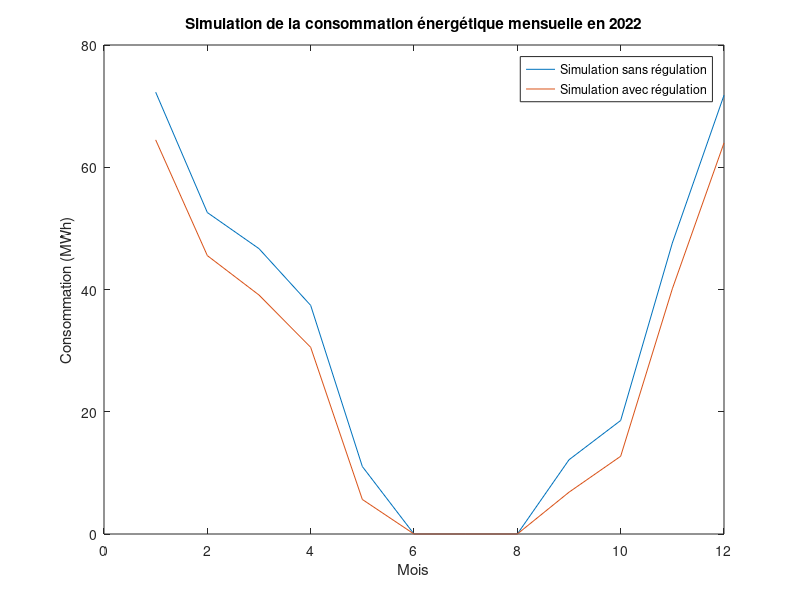

MATLAB code for this plot:
clear
close
clc

U_murs1 = 0.38; % Coefficient de transmission thermique (W/m².K)
U_murs2 = 0.38;
U_vitres = 2.70;

A_fenetres = 137.72; % Surface des fenêtres (m²)
A_mur1 = 217.73;
A_mur2 = A_mur1;

U_tt = 0.79; % Ponts thermiques toiture terrases
U_pii = 0.99; % Ponts thermiques planchers intermédiaires intérieurs
U_pie = 0.07; % Ponts thermiques planchers intermédiaires extérieurs
U_amei = 0.03; % Ponts thermiques angles murs extérieurs intérieurs
U_amee = 0.015; % Ponts thermiques angles murs extérieurs extérieurs

V = 4.31; % débit d'air de la CTA (m^3/s)
rau = 1.2; % kg/m^3
cp = 1005; % J/(kg.dT)

T_reelle = [5.6, 8.4, 10.7, 12.3, 17.8, 20.5, 23, 23.3, 17.5, 16.3, 10.2, 5.7]; % Température moyenne mensuelle

T_ref = 20;

Q_murs1 = U_murs1*A_mur1*max(0,(T_ref-T_reelle));
Q_murs2 = U_murs2*A_mur2*max(0,(T_ref-T_reelle));
Q_fenetres = U_vitres*A_fenetres*max(0,(T_ref-T_reelle));

Q_ponts = 2*(48.06+23.03)*(U_tt+U_pii+U_pie+U_amei+U_amee)*max(0,(T_ref-T_reelle));

Q_CTA = V*rau*cp*max(0,(T_ref-T_reelle));

Q_total = Q_murs1+Q_murs2+Q_fenetres+Q_ponts+Q_CTA; % Puissance (W)

Q = Q_total/1000; % Puissance (kW)

heures = 24;
mois = [31, 28, 31, 30, 31, 30, 31, 31, 30, 31, 30, 31]; % Nombre de jours par mois
efficacite = 0.89; % Efficacité du système de chauffage

E_quotidienne = Q*heures;

E_mensuelle = E_quotidienne.*mois; % Energie (kWh)

E_mensuelle = E_mensuelle/efficacite;

E_mensuelle = E_mensuelle/1000; % Energie (MWh)

E_annuelle = sum(E_mensuelle);

%%

T_conf = 19;

Q_murs1 = U_murs1*A_mur1*max(0,(T_conf-T_reelle));
Q_murs2 = U_murs2*A_mur2*max(0,(T_conf-T_reelle));
Q_fenetres = U_vitres*A_fenetres*max(0,(T_conf-T_reelle));

Q_ponts = 2*(48.06+23.03)*(U_tt+U_pii+U_pie+U_amei+U_amee)*max(0,(T_conf-T_reelle));

Q_CTA = V*rau*cp*max(0,(T_conf-T_reelle));

Q_total = Q_murs1+Q_murs2+Q_fenetres+Q_ponts+Q_CTA; % Puissance (W)

Q_conf = Q_total/1000; % Puissance (kW)

h_conf = 13;

T_eco = 10;

Q_murs1 = U_murs1*A_mur1*max(0,(T_eco-T_reelle));
Q_murs2 = U_murs2*A_mur2*max(0,(T_eco-T_reelle));
Q_fenetres = U_vitres*A_fenetres*max(0,(T_eco-T_reelle));

Q_ponts = 2*(48.06+23.03)*(U_tt+U_pii+U_pie+U_amei+U_amee)*max(0,(T_eco-T_reelle));

Q_CTA = V*rau*cp*max(0,(T_conf-T_reelle));

Q_total = Q_murs1+Q_murs2+Q_fenetres+Q_ponts+Q_CTA; % Puissance (W)

Q_eco = Q_total/1000; % Puissance (kW)

h_eco = 11;

E_conf = Q_conf*h_conf;
E_eco = Q_eco*h_eco;

E_quotidienne_reg = E_conf + E_eco;

mois = [31, 28, 31, 30, 31, 30, 31, 31, 30, 31, 30, 31]; % Nombre de jours par mois
efficacite = 0.89; % Efficacité du système de chauffage

E_mensuelle_reg = E_quotidienne_reg.*mois; % Energie (kWh)

E_mensuelle_reg = E_mensuelle_reg/efficacite;

E_mensuelle_reg = E_mensuelle_reg/1000; % Energie (MWh)

E_annuelle_reg = sum(E_mensuelle_reg);

chauffage_reel_2022 = 14.89/100*[455000, 378000, 331000, 229000, 8000, 0, 0, 0, 0, 0, 477000, 300000]; % kWh

E_reelle = chauffage_reel_2022/1000;

%%

figure
plot(E_mensuelle)
hold on
plot(E_mensuelle_reg)
xlabel('Mois')
ylabel('Consommation (MWh)')
legend('Simulation sans régulation','Simulation avec régulation')
title('Simulation de la consommation énergétique mensuelle en 2022')
